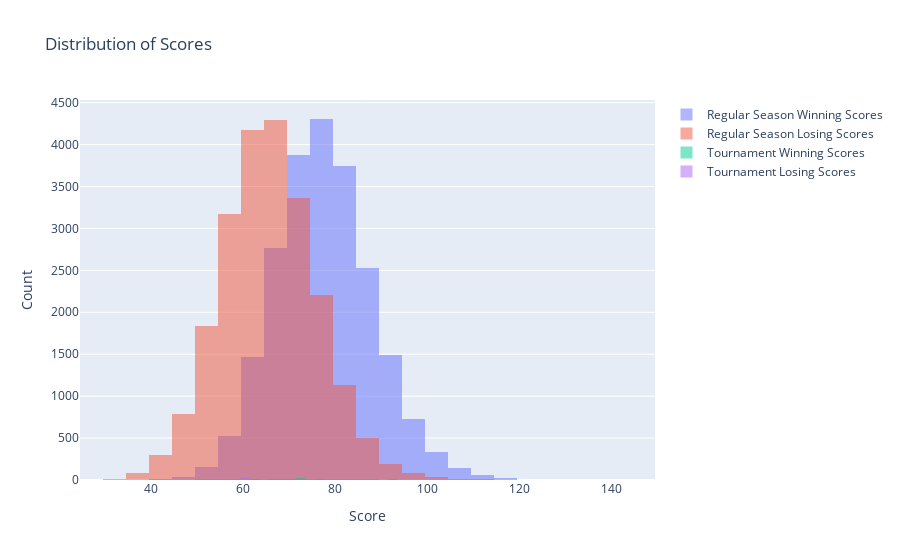

The cell this chart's notebook holds for it:
### Markdown cell above
### Distribution of Tournament and Regular Season Games Since 2022

### Code cell
# I am interested in seeing the distribution of scores for the tournament games after 2022
# I chose 2022 to give me a better idea of the current state of the game and how many points teams usually score to win a game
men_regular_season_after_2022 = men_regular_season_game_results[men_regular_season_game_results['Season'] >= 2022]
winning_scores_regular_season = men_regular_season_after_2022['WScore']
losing_scores_regular_season = men_regular_season_after_2022['LScore']

# I am interested in seeing the distribution of scores for the and tournament games after 2022
men_tournament_after_2022 = men_tournament_season_game_results[men_tournament_season_game_results['Season'] >= 2022]
winning_scores_tournament = men_tournament_after_2022['WScore']
losing_scores_tournament = men_tournament_after_2022['LScore']

# Histogram for the distribution of scores that combines the regular season and tournament games
fig = go.Figure()
fig.add_trace(go.Histogram(x=winning_scores_regular_season, nbinsx=50, opacity=0.5, name="Regular Season Winning Scores"))
fig.add_trace(go.Histogram(x=losing_scores_regular_season, nbinsx=50, opacity=0.5, name="Regular Season Losing Scores"))
fig.add_trace(go.Histogram(x=winning_scores_tournament, nbinsx=50, opacity=0.5, name="Tournament Winning Scores"))
fig.add_trace(go.Histogram(x=losing_scores_tournament, nbinsx=50, opacity=0.5, name="Tournament Losing Scores"))
fig.update_layout(
    title="Distribution of Scores",
    barmode="overlay",  
    xaxis_title="Score",
    yaxis_title="Count",
)

# Show the histogram
fig.show()

### Figure 1 — Plotly figure (JSON) as saved in the notebook; plotly's stock layout.template omitted (floating-point values rounded to 4 significant figures; data arrays with more than 128 entries replaced by an {"elided": "..."} marker saying what was removed)
{"data": [{"name": "Regular Season Winning Scores", "nbinsx": 50, "opacity": 0.5, "type": "histogram", "x": {"elided": "22195 int values"}}, {"name": "Regular Season Losing Scores", "nbinsx": 50, "opacity": 0.5, "type": "histogram", "x": {"elided": "22195 int values"}}, {"name": "Tournament Winning Scores", "nbinsx": 50, "opacity": 0.5, "type": "histogram", "x": {"elided": "201 int values"}}, {"name": "Tournament Losing Scores", "nbinsx": 50, "opacity": 0.5, "type": "histogram", "x": {"elided": "201 int values"}}], "layout": {"barmode": "overlay", "title": {"text": "Distribution of Scores"}, "xaxis": {"title": {"text": "Score"}}, "yaxis": {"title": {"text": "Count"}}}}
